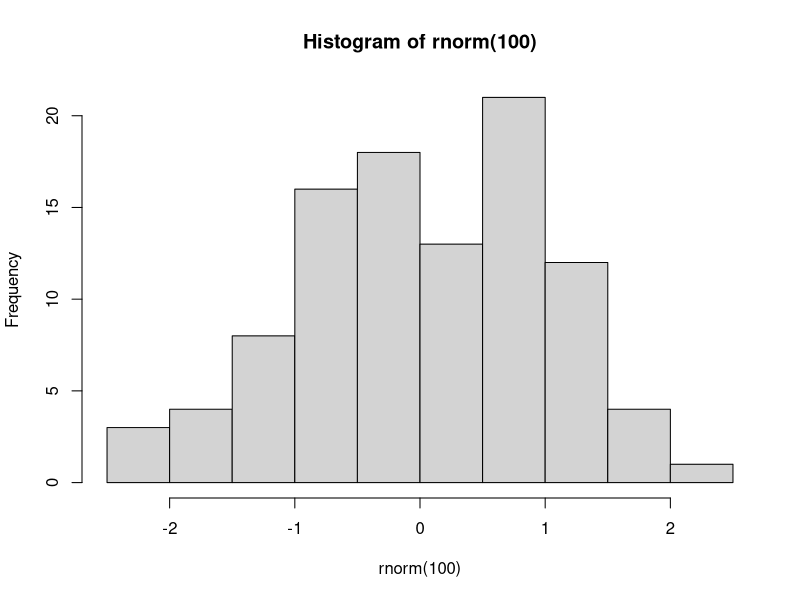

Reproduce this figure in R.
## ---- chunk 1
rchunkprint <- function(code) {
  cat(paste("```{r}", "\n", code, "\n", "```", "\n", sep=""))
}
## ---- chunk 2
rchunkprint('hist(rnorm(100))')

## ---- chunk 3
hist(rnorm(100))
